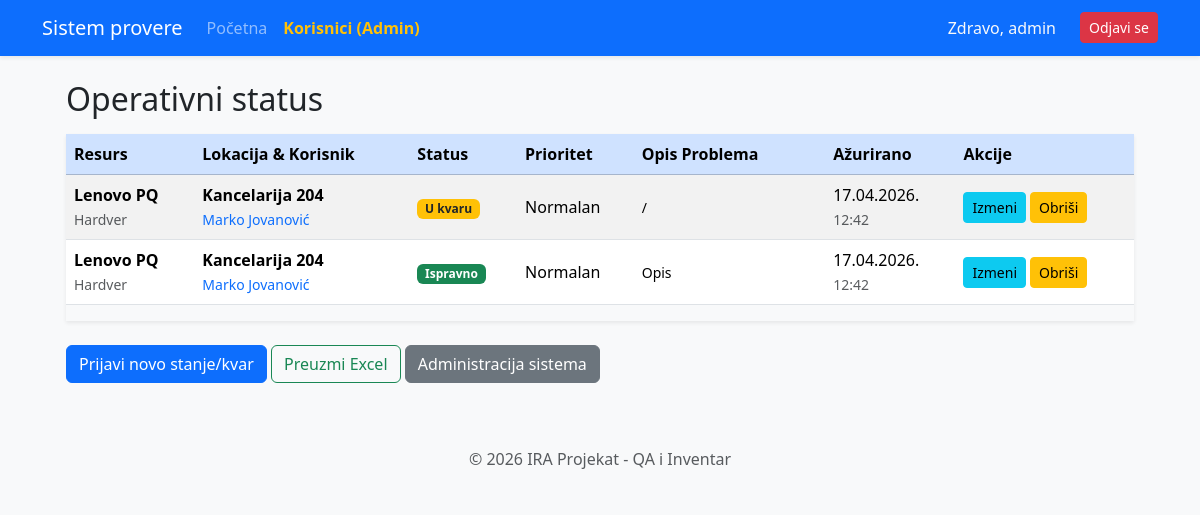
Page / (signed in) on the earlier database version.
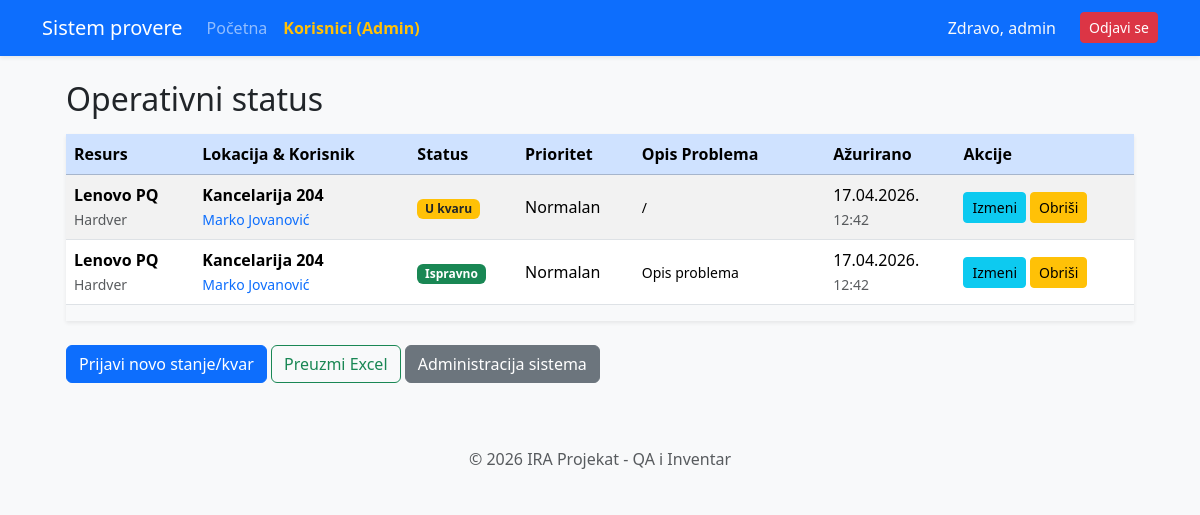
Same page on the later database version.
### alchemy_classes.py (models this page shows)
class StatusResursa(db.Model):
    __tablename__ = "status_resursa"
    id: Mapped[int] = mapped_column(Integer, primary_key=True)
    resurs_id: Mapped[int] = mapped_column(ForeignKey("resurs.id"), nullable=False)
    lokacija_id: Mapped[int] = mapped_column(ForeignKey("lokacija.id"), nullable=False)
    korisnik_id: Mapped[int] = mapped_column(ForeignKey("user.id"), nullable=False) # VEZA SA KORISNIKOM!
    kolicina: Mapped[int] = mapped_column(Integer, default=1)
    status_kvara: Mapped[str] = mapped_column(String(50))
    prioritet: Mapped[str] = mapped_column(String(20))
    opis_problema: Mapped[str] = mapped_column(String(50), nullable=True)
    datum_prijave: Mapped[datetime] = mapped_column(DateTime, default=datetime.utcnow)
    resurs: Mapped["Resurs"] = relationship("Resurs", back_populates="statusi")
    lokacija: Mapped["Lokacija"] = relationship("Lokacija", back_populates="izvestaji")
    korisnik: Mapped["User"] = relationship("User", back_populates="zaduzeni_statusi")

class Resurs(db.Model):
    __tablename__ = "resurs"
    id: Mapped[int] = mapped_column(Integer, primary_key=True)
    naziv: Mapped[str] = mapped_column(String(100), nullable=False)
    tip: Mapped[str] = mapped_column(String(50))
    serijski_broj: Mapped[str] = mapped_column(String(100), unique=True)
    godina_nabavke: Mapped[int] = mapped_column(Integer)
    statusi: Mapped[list["StatusResursa"]] = relationship("StatusResursa", back_populates="resurs")

class Lokacija(db.Model):
    __tablename__ = "lokacija"
    id: Mapped[int] = mapped_column(Integer, primary_key=True)
    naziv: Mapped[str] = mapped_column(String(100), nullable=False)
    sprat: Mapped[str] = mapped_column(String(50), nullable=True)
    odgovorno_lice: Mapped[str] = mapped_column(String(100))
    izvestaji: Mapped[list["StatusResursa"]] = relationship("StatusResursa", back_populates="lokacija")

class User(db.Model, UserMixin):
    __tablename__ = "user"
    id: Mapped[int] = mapped_column(Integer, primary_key=True)
    username: Mapped[str] = mapped_column(String(20), unique=True, nullable=False)
    password: Mapped[str] = mapped_column(String(100), nullable=False)
    ime_prezime: Mapped[str] = mapped_column(String(100), nullable=True)
    uloga: Mapped[str] = mapped_column(String(10), default="user")
    zaduzeni_statusi: Mapped[list["StatusResursa"]] = relationship("StatusResursa", back_populates="korisnik")

### main.py (the view)
@app.route('/')
@login_required
def home():
    svi_resursi = db.session.execute(db.select(Resurs)).scalars().all()
    upit_stanja = db.select(StatusResursa).join(Resurs).join(Lokacija).order_by(
        StatusResursa.status_kvara.desc(),
        StatusResursa.prioritet.asc()
    )
    sva_stanja = db.session.execute(upit_stanja).scalars().all()
    return render_template("index.html", stanja=sva_stanja, resursi=svi_resursi, naslov="Glavni Dashboard")

### main.py (called while the page is built)
@login_manager.user_loader
def load_user(user_id):
    return db.get_or_404(User, user_id)

### templates/index.html (shortened to what this page needs)
{% extends "base.html" %}
{% block content %}
<div class="jumbotron">
    <div class="container-fluid px-4"> <h2 class="mt-4">Operativni status</h2>
        <div class="table-responsive mt-3 shadow-sm">
            <table class="table table-striped table-hover align-middle">
                <thead>
                    <tr class="table-primary">
                        <th scope="col">Resurs</th>
                        <th scope="col">Lokacija & Korisnik</th>
                        <th scope="col">Status</th>
                        <th scope="col">Prioritet</th>
                        <th scope="col" style="min-width: 150px;">Opis Problema</th>
                        <th scope="col">Ažurirano</th>
                        <th scope="col">Akcije</th>
                    </tr>
                </thead>
                <tbody>
                    {% for s in stanja %}
                    <tr class="{% if s.prioritet == 'Hitno' %}table-danger{% endif %}">
                        <td>
                            <strong>{{ s.resurs.naziv }}</strong> <br>
                            <small class="text-muted">{{ s.resurs.tip }}</small>
                        </td>
                        <td>
                            <strong>{{ s.lokacija.naziv }}</strong> <br>
                            <small class="text-primary">
                                {% if s.korisnik %}
                                    {{ s.korisnik.ime_prezime }}
                                {% else %}
                                    <span class="text-muted italic">Nije dodeljeno</span>
                                {% endif %}
                            </small>
                        </td>
                        <td>
                            <span class="badge {% if s.status_kvara == 'Ispravno' %}bg-success{% else %}bg-warning text-dark{% endif %}">
                                {{ s.status_kvara }}
                            </span>
                        </td>
                        <td>
                            {% if s.prioritet == 'Hitno' %}
                                <span class="text-danger fw-bold">!!! {{ s.prioritet }}</span>
                            {% else %}
                                {{ s.prioritet }}
                            {% endif %}
                        </td>
                        <td><small>{{ s.opis_problema or "/" }}</small></td>
                        <td style="white-space: nowrap;">{{ s.datum_prijave.strftime('%d.%m.%Y.') }}<br>
                            <small class="text-muted">{{ s.datum_prijave.strftime('%H:%M') }}</small>
                        </td>
                        <td>
                            <div class="d-flex gap-1">
                                <a class="btn btn-sm btn-info" href="{{ url_for('add_status', id=s.id) }}">
                                    Izmeni
                                </a>
                                <a class="btn btn-sm btn-warning"
                                   href="{{ url_for('delete_status', status_id=s.id) }}"
                                   onclick="return confirm('Da li ste sigurni da želite da obrišete ovaj status?')">
                                    Obriši
                                </a>
                            </div>
                        </td>
                    </tr>
                    {% endfor %}
                </tbody>
            </table>
        </div> <div class="mt-4 pb-5">
            <a class="btn btn-primary" href="{{ url_for('add_status') }}">Prijavi novo stanje/kvar</a>
            <a class="btn btn-outline-success" href="{{ url_for('export_excel') }}">
                 Preuzmi Excel
            </a>
            <a class="btn btn-secondary" href="{{ url_for('admin_page') }}">Administracija sistema</a>
        </div>
    </div>
</div>
{% endblock %}

Differences in the rows shown:
changed StatusResursa "Ispravno": opis_problema "Opis" → "Opis problema"
